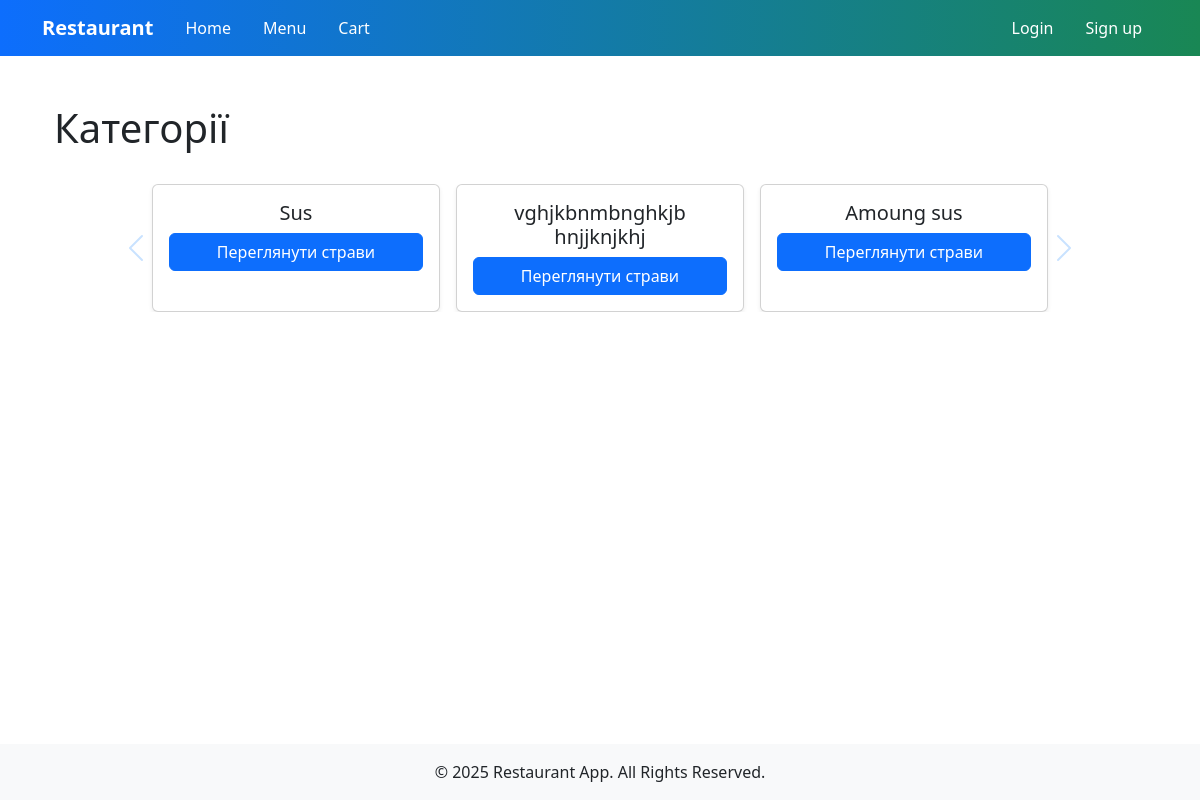
The page /menu/category/ on the database its author committed.
### menu/models.py (models this page shows, shortened)
class Category(models.Model):
    name = models.CharField(max_length=100)
    description = models.TextField(blank=True, null=True)

### menu/views.py (the view)
# urls.py: path('category/', CategoryListView.as_view(), name='category_list'),
class CategoryListView(ListView):
    model = Category
    template_name = "menu/category_list.html"
    context_object_name = "categories"

### menu/templates/menu/category_list.html (shortened to what this page needs)
{% extends "home/base.html" %}
{% block content %}
<div class="container py-4">
    <div class="d-flex justify-content-between align-items-center mb-4">
        <h1>Категорії</h1>
    </div>
    <div id="categoryCarousel" class="carousel slide" data-bs-ride="carousel">
        <div class="carousel-inner">
            {% for category in categories %}
            {% if forloop.first or forloop.counter0|divisibleby:3 %}
            <div class="carousel-item {% if forloop.first %}active{% endif %}">
                <div class="d-flex justify-content-center gap-3 flex-wrap">
            {% endif %}
                    <div class="card shadow-sm" style="width: 18rem;">
                        <div class="card-body d-flex flex-column align-items-center">
                            <h5 class="card-title text-center">{{ category.name }}</h5>
                            <a href="{% url 'menu:dish_list' category.id %}" class="btn btn-primary w-100">
                                Переглянути страви
                            </a>
                        </div>
                    </div>
            {% if forloop.last or forloop.counter|divisibleby:3 %}
                </div>
            </div>
            {% endif %}
            {% endfor %}
        </div>
        {% if categories|length > 3 %}
        <button class="carousel-control-prev" type="button" data-bs-target="#categoryCarousel" data-bs-slide="prev">
            <span class="carousel-control-prev-icon" aria-hidden="true" style="filter: invert(30%) sepia(100%) saturate(500%) hue-rotate(180deg);"></span>
        </button>
        <button class="carousel-control-next" type="button" data-bs-target="#categoryCarousel" data-bs-slide="next">
            <span class="carousel-control-next-icon" aria-hidden="true" style="filter: invert(30%) sepia(100%) saturate(500%) hue-rotate(180deg);"></span>
        </button>
        {% endif %}
    </div>
</div>
{% endblock %}

### home/templates/home/base.html (style rules this page uses)
body { display: flex; flex-direction: column; min-height: 100vh; }

### rows shown on the page
Category: name "Sus"
Category: name "vghjkbnmbnghkjb hnjjknjkhj"
Category: name "Amoung sus"
